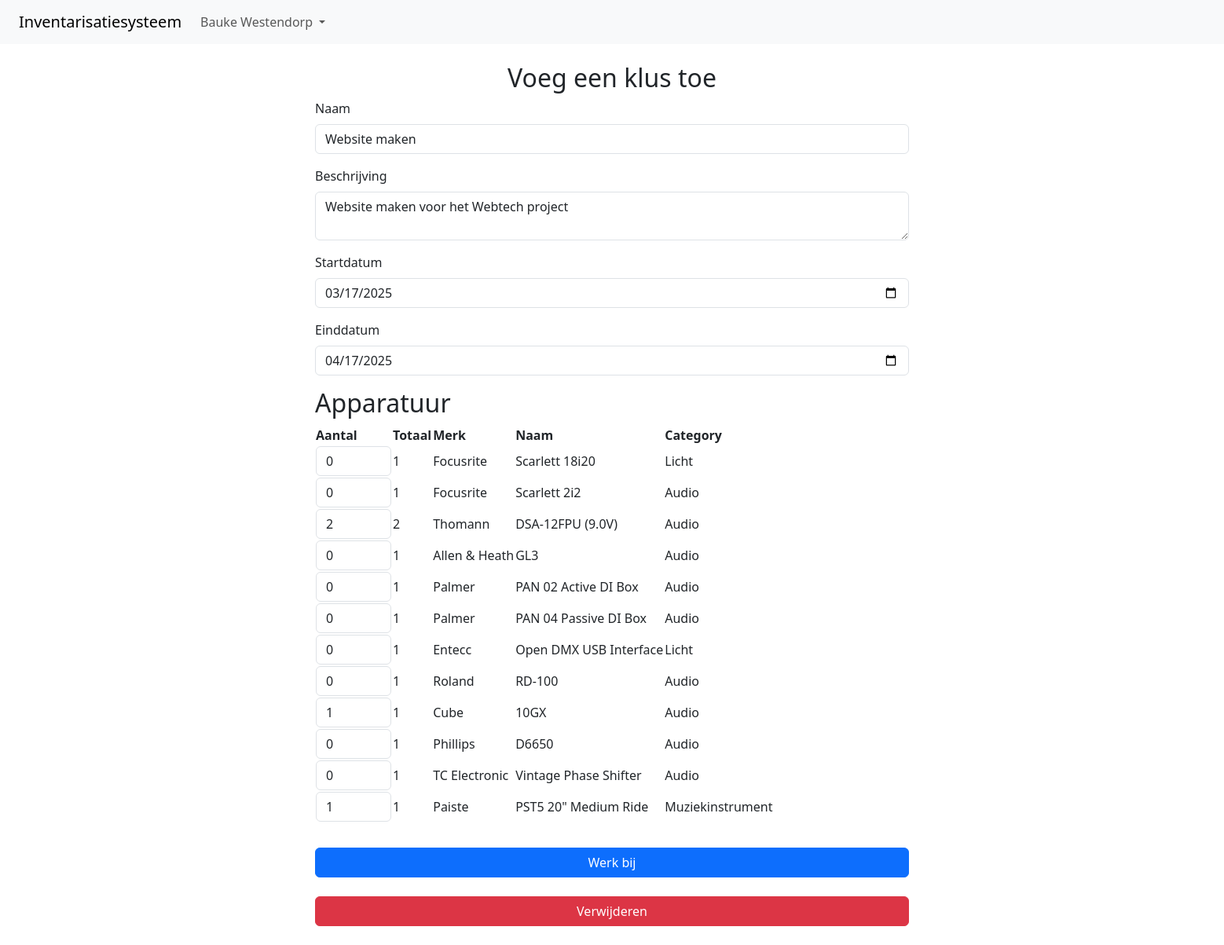
The page /job/1/edit (signed in) on the database its author committed.
### models.py (models this page shows, shortened)
class User(db.Model, UserMixin):
    id = db.Column(db.Integer, primary_key=True)
    username = db.Column(db.String(60), unique=True, nullable=False)
    email = db.Column(db.String(120), unique=True, nullable=False)
    password = db.Column(db.String(60), nullable=False)

class Job(db.Model):
    id = db.Column(db.Integer, primary_key=True)
    name = db.Column(db.String(100), nullable=False)
    description = db.Column(db.String(5000), nullable=True)
    start_date = db.Column(db.Date, nullable=False)
    end_date = db.Column(db.Date, nullable=False)

class Equipment(db.Model):
    id = db.Column(db.Integer, primary_key=True)
    name = db.Column(db.String(100), nullable=False)
    brand = db.Column(db.String(100), nullable=False)
    category_id = db.Column(db.Integer, db.ForeignKey('category.id'), nullable=False)
    category = db.relationship('Category', foreign_keys=[category_id])
    count = db.Column(db.Integer, nullable=False)

class Category(db.Model):
    id = db.Column(db.Integer, primary_key=True)
    name = db.Column(db.String(100), nullable=False)

### routes.py (the view, shortened to what this page needs)
@app.route("/job/<int:id>/edit", methods=['GET', 'POST'])
@login_required
def job_edit(id):
    job = Job.query.get_or_404(id)
    equipment = Equipment.query.all()
    equipment_jobs = EquipmentJob.query.filter_by(job_id=job.id).all()
    for e in equipment:
        value = next((ej.count for ej in equipment_jobs if ej.equipment_id == e.id), 0)
        setattr(AddJobForm, f'count_{e.id}', IntegerField("Aantal", default=value, validators=[NumberRange(min=0, max=e.count)]))
    form = AddJobForm(obj=job)
    form.submit.label.text = "Werk bij"
    return render_template("job.html", title="Bewerk de klus", form=form, job_id=id, equipment=equipment)

### forms.py (shortened to what this page needs)
class AddJobForm(FlaskForm):
    name = StringField("Naam", validators=[DataRequired(), Length(min=1, max=50)])
    description = TextAreaField("Beschrijving", validators=[Length(max=5000)])
    start_date = DateField("Startdatum", validators=[DataRequired()])
    end_date = DateField("Einddatum", validators=[DataRequired()])
    submit = SubmitField("Voeg toe")

### app.py (called while the page is built)
@app.before_request
def create_tables():
    db.create_all()

### models.py (called while the page is built)
@login_manager.user_loader
def load_user(user_id):
    return User.query.get(int(user_id))

### templates/job.html (shortened to what this page needs)
{% extends "base.html" %} {% block head_includes %}
<link
    rel="stylesheet"
    href="https://cdn.jsdelivr.net/npm/bootstrap-icons@1.11.3/font/bootstrap-icons.css"
/>
<link
    rel="stylesheet"
    href="https://cdn.jsdelivr.net/npm/bootstrap-icons@1.11.3/font/bootstrap-icons.css"
/>
<link
    rel="stylesheet"
    href="https://cdn.jsdelivr.net/npm/bootstrap-table@1.24.0/dist/bootstrap-table.min.css"
/>
{% endblock %} {% block content %}
<div class="mt-4 row justify-content-center">
    <div class="col-md-6">
        <h2 class="text-center">Voeg een klus toe</h2>
        <form
            id="job-form"
            class="d-flex flex-column"
            style="gap: 1rem"
            method="POST"
            action=""
        >
            <div class="form-group">
                {{ form.name.label(class="form-label") }} {{
                form.name(class="form-control") }}
            </div>
            <div class="form-group">
                {{ form.description.label(class="form-label") }} {{
                form.description(class="form-control") }}
            </div>
            <div class="form-group">
                {{ form.start_date.label(class="form-label") }} {{
                form.start_date(class="form-control") }}
            </div>
            <div class="form-group">
                {{ form.end_date.label(class="form-label") }} {{
                form.end_date(class="form-control") }}
            </div>
            <div class="form-group">
                <section>
                    <h2>Apparatuur</h2>
                    <table
                        data-toggle="table"
                        data-search="true"
                        data-show-columns="true"
                        data-toolbar="#toolbar"
                        data-search="true"
                        data-show-columns="true"
                        data-show-columns-toggle-all="true"
                        data-minimum-count-columns="2"
                        data-pagination="true"
                        data-id-field="id"
                        data-page-list="[10, 25, 50, 100, all]"
                        data-sortable="true"
                    >
                        <thead>
                            <th
                                data-field="count"
                                data-custom-attribute="count"
                            >
                                Aantal
                            </th>
                            <th
                                data-width="1rem"
                                data-field="total"
                                data-custom-attribute="total"
                                data-sortable="true"
                            >
                                Totaal
                            </th>
                            <th
                                data-field="brand"
                                data-custom-attribute="brand"
                                data-sortable="true"
                            >
                                Merk
                            </th>
                            <th
                                data-field="name"
                                data-custom-attribute="name"
                                data-sortable="true"
                            >
                                Naam
                            </th>
                            <th
                                data-field="category"
                                data-custom-attribute="category"
                                data-sortable="true"
                            >
                                Category
                            </th>
                        </thead>
                        <tbody>
                            {% for e in equipment %}
                            <tr id="{{ e.id }}" class="tr-class-1">
                                <td>
                                    {{ form['count_' ~ e.id](class_='form-control') }}
                                </td>
                                <td data-value="{{ e.count }}">{{ e.count }}</td>
                                <td data-text="{{ e.brand }}">{{ e.brand }}</td>
                                <td data-text="{{ e.name }}">{{ e.name }}</td>
                                <td data-text="{{ e.category.name }}">
                                    {{ e.category.name }}
                                </td>
                            </tr>
                            {% endfor %}
                        </tbody>
                    </table>
                </section>
             </div>
            <div class="form-group mt-3">
                {{ form.submit(class="btn btn-primary w-100") }}
            </div>
        </form>
        {% if job_id %}
            <div>
            <a href="/job/{{job_id}}/delete" class="btn btn-danger w-100 mt-4">Verwijderen</a>
            </div>
        {% endif %}
    <br>
    </div>
</div>
{% endblock %}

### templates/base.html (shortened to what this page needs)
<!doctype html>
<html lang="en">
    <head>
        <link
            href="https://cdn.jsdelivr.net/npm/bootstrap@5.3.3/dist/css/bootstrap.min.css"
            rel="stylesheet"
        />
        <link rel="stylesheet" href="{{ url_for('static', filename='main.css') }}">
        {% block head_includes %}
        {% endblock %}
    </head>
    <body>
        <nav class="px-4 py-2 navbar navbar-expand-lg navbar-light bg-light">
            <a class="navbar-brand" href="/">Inventarisatiesysteem</a>
            <div class="collapse navbar-collapse">
                <ul class="navbar-nav ml-auto">
                    {% if current_user.is_authenticated %}
                        <li class="nav-item dropdown">
                            <a class="nav-link dropdown-toggle"
                                href="#"
                                id="navbarDropdown"
                                role="button"
                                data-bs-toggle="dropdown"
                                aria-haspopup="true"
                                aria-expanded="false"
                            >
                                {{ current_user.username }}
                            </a>
                        </li>
                    {% else %}
                        <li class="nav-item">
                            <a class="nav-link" href="/login">Login</a>
                        </li>
                    {% endif %}
                </ul>
            </div>
        </nav>
        <div id="page">
            {% block content %} {% endblock %}
        </div>
    </body>
</html>

### static/main.css (style rules this page uses)
#page { width: 96rem; margin: 0 auto; }

### rows shown on the page
User: username "Bauke Westendorp"
Job: name "Website maken", description "Website maken voor het Webtech project", start_date "03/17/2025", end_date "04/17/2025"
Equipment: form "0", count "1", brand "Focusrite", name "Scarlett 18i20", category.name "Licht"
Equipment: form "0", count "1", brand "Focusrite", name "Scarlett 2i2", category.name "Audio"
Equipment: form "2", count "2", brand "Thomann", name "DSA-12FPU (9.0V)", category.name "Audio"
Equipment: form "0", count "1", brand "Allen & Heath", name "GL3", category.name "Audio"
Equipment: form "0", count "1", brand "Palmer", name "PAN 02 Active DI Box", category.name "Audio"
Equipment: form "0", count "1", brand "Palmer", name "PAN 04 Passive DI Box", category.name "Audio"
Equipment: form "0", count "1", brand "Entecc", name "Open DMX USB Interface", category.name "Licht"
Equipment: form "0", count "1", brand "Roland", name "RD-100", category.name "Audio"
Equipment: form "1", count "1", brand "Cube", name "10GX", category.name "Audio"
Equipment: form "0", count "1", brand "Phillips", name "D6650", category.name "Audio"
Equipment: form "0", count "1", brand "TC Electronic", name "Vintage Phase Shifter", category.name "Audio"
Equipment: form "1", count "1", brand "Paiste", name "PST5 20\" Medium Ride", category.name "Muziekinstrument"
